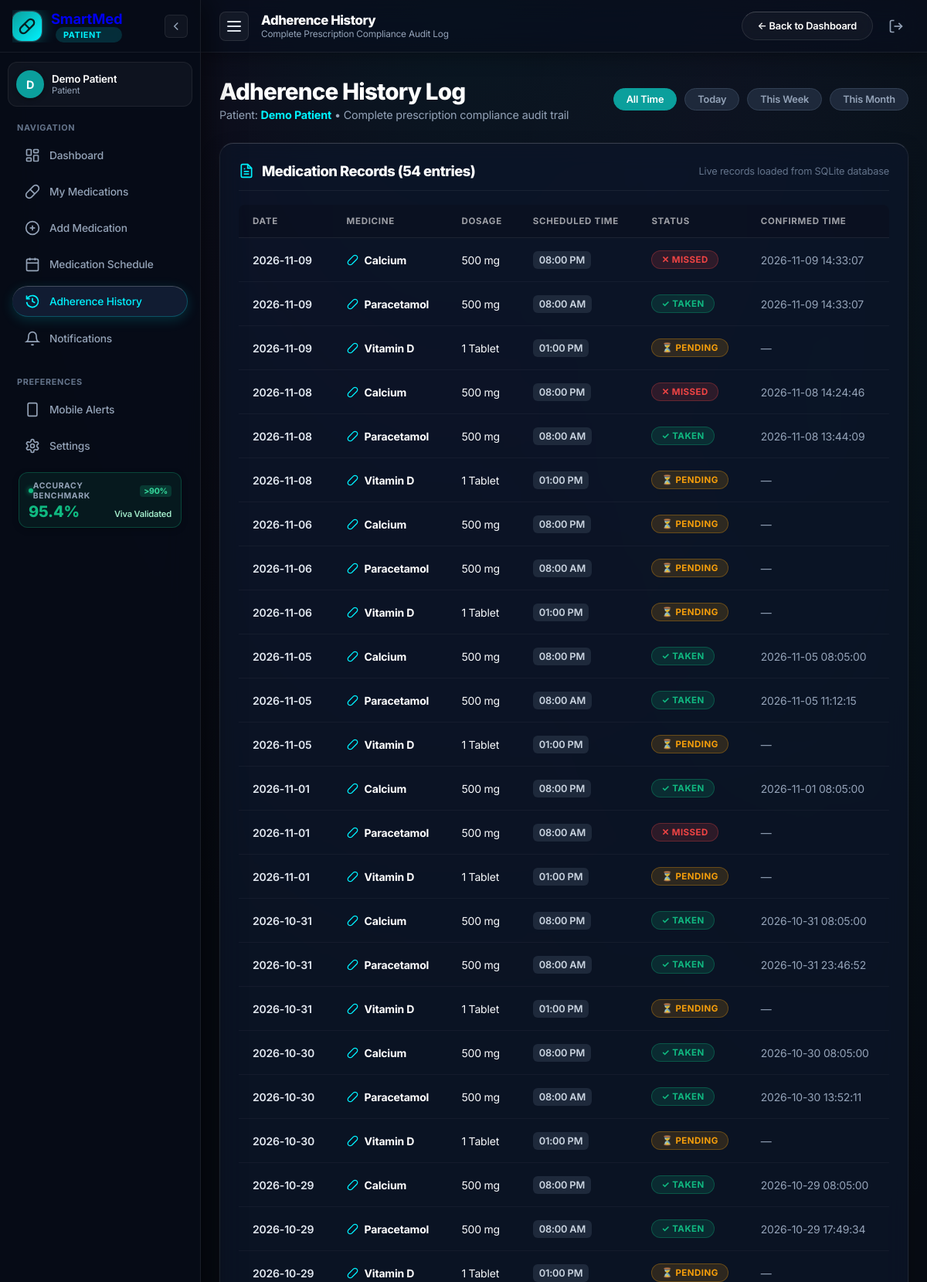
Screenshot of /history (signed in, upper part) with the database file from the repository.
### tables this page shows
CREATE TABLE adherence (
            id INTEGER PRIMARY KEY AUTOINCREMENT,
            medication_id INTEGER NOT NULL,
            scheduled_date TEXT NOT NULL,
            scheduled_time TEXT NOT NULL,
            status TEXT NOT NULL DEFAULT 'PENDING',
            confirmed_at TEXT,
            FOREIGN KEY (medication_id) REFERENCES medications(id) ON DELETE CASCADE
        );

CREATE TABLE medications (
            id INTEGER PRIMARY KEY AUTOINCREMENT,
            patient_id INTEGER NOT NULL,
            medicine_name TEXT NOT NULL,
            dosage TEXT NOT NULL,
            frequency TEXT NOT NULL,
            scheduled_time TEXT NOT NULL,
            start_date TEXT NOT NULL,
            end_date TEXT NOT NULL, instructions TEXT DEFAULT '',
            FOREIGN KEY (patient_id) REFERENCES users(id) ON DELETE CASCADE
        );

### app.py (the view)
@app.route("/history")
def history():
    if "user_id" not in session:
        return redirect(url_for("login"))
    conn = get_db()
    cursor = conn.cursor()
    if session.get("role") == "caregiver":
        req_p = request.args.get("patient_id")
        cursor.execute("""
            SELECT u.id, u.name
            FROM caregiver_patients cp
            JOIN users u ON cp.patient_id = u.id
            WHERE cp.caregiver_id = ?
        """, (session["user_id"],))
        auth_pts = cursor.fetchall()
        if not auth_pts:
            conn.close()
            return "No authorized patients assigned to your account.", 403
        if req_p:
            match = [p for p in auth_pts if p["id"] == int(req_p)]
            if not match:
                conn.close()
                return "403 Forbidden: You are not authorized to view this patient.", 403
            patient_id = match[0]["id"]
            patient_name = match[0]["name"]
        else:
            patient_id = auth_pts[0]["id"]
            patient_name = auth_pts[0]["name"]
    else:
        patient_id = session["user_id"]
        patient_name = session.get("user_name")
    filter_period = request.args.get("filter", "all")  # today, week, month, all
    today = date.today()
    query = """
        SELECT
            a.id,
            a.scheduled_date,
            a.scheduled_time,
            a.status,
            a.confirmed_at,
            m.medicine_name,
            m.dosage,
            m.frequency,
            m.instructions
        FROM adherence a
        JOIN medications m ON a.medication_id = m.id
        WHERE m.patient_id = ?
    """
    params = [patient_id]
    if filter_period == "today":
        query += " AND a.scheduled_date = ?"
        params.append(today.strftime("%Y-%m-%d"))
    elif filter_period == "week":
        week_ago = (today - timedelta(days=7)).strftime("%Y-%m-%d")
        query += " AND a.scheduled_date >= ?"
        params.append(week_ago)
    elif filter_period == "month":
        month_ago = (today - timedelta(days=30)).strftime("%Y-%m-%d")
        query += " AND a.scheduled_date >= ?"
        params.append(month_ago)
    query += " ORDER BY a.scheduled_date DESC, a.scheduled_time DESC"
    cursor.execute(query, params)
    history_records = cursor.fetchall()
    conn.close()
    return render_template(
        "history.html",
        records=history_records,
        active_filter=filter_period,
        patient_name=patient_name
    )

### app.py (called while the page is built)
def get_db():
    conn = sqlite3.connect(DATABASE_PATH)
    conn.row_factory = sqlite3.Row
    return conn

    def __call__(self, environ, start_response):
        path_info = environ.get('PATH_INFO', '')
        if path_info.startswith('/api/index'):
            subpath = path_info[len('/api/index'):]
            if not subpath or subpath == '/':
                environ['PATH_INFO'] = '/'
            else:
                environ['PATH_INFO'] = subpath if subpath.startswith('/') else ('/' + subpath)
        return self.wsgi_app(environ, start_response)

### templates/history.html (shortened to what this page needs)
<!DOCTYPE html>
<html lang="en">
<head>
  <link rel="stylesheet" href="{{ url_for('static', filename='css/style.css') }}">
</head>
<body class="app-layout">
  {% set active_page = 'history' %}
  {% include 'sidebar_partial.html' %}
  <div class="app-main-wrapper">
    <header class="app-topbar">
      <div class="topbar-left">
        <button type="button" class="hamburger-btn" id="sidebarHamburgerBtn" onclick="toggleSidebar()" aria-label="Toggle Navigation Sidebar" title="Toggle Sidebar">
          <span class="hamburger-line"></span>
          <span class="hamburger-line"></span>
          <span class="hamburger-line"></span>
        </button>
        <div class="topbar-page-info">
          <h2 class="topbar-title">Adherence History</h2>
          <span class="topbar-subtitle">Complete Prescription Compliance Audit Log</span>
        </div>
      </div>
      <div class="topbar-right">
        <a href="{{ url_for('admin_dashboard' if session.get('role') == 'admin' else ('caregiver_dashboard' if session.get('role') == 'caregiver' else 'patient_dashboard')) }}" class="btn-secondary" style="padding:6px 14px; font-size:0.8rem;">
          ← Back to Dashboard
        </a>
        <a href="{{ url_for('logout') }}" class="btn-logout" title="Sign Out">
          <svg width="20" height="20" viewBox="0 0 24 24" fill="none" stroke="currentColor" stroke-width="2">
            <path d="M9 21H5a2 2 0 0 1-2-2V5a2 2 0 0 1 2-2h4"/><polyline points="16 17 21 12 16 7"/><line x1="21" y1="12" x2="9" y2="12"/>
          </svg>
        </a>
      </div>
    </header>
    <main class="main-content">
    <div class="dashboard-header">
      <div class="header-title-box">
        <h1>Adherence History Log</h1>
        <p>Patient: <strong style="color:var(--cyan-accent);">{{ patient_name }}</strong> • Complete prescription compliance audit trail</p>
      </div>
      <div class="filter-bar">
        <a href="{{ url_for('history', filter='all') }}" class="filter-btn {{ 'active' if active_filter == 'all' else '' }}">All Time</a>
        <a href="{{ url_for('history', filter='today') }}" class="filter-btn {{ 'active' if active_filter == 'today' else '' }}">Today</a>
        <a href="{{ url_for('history', filter='week') }}" class="filter-btn {{ 'active' if active_filter == 'week' else '' }}">This Week</a>
        <a href="{{ url_for('history', filter='month') }}" class="filter-btn {{ 'active' if active_filter == 'month' else '' }}">This Month</a>
      </div>
    </div>
    <section class="section-card">
      <div class="section-header">
        <div class="section-title-box">
          <h2 class="section-title">Medication Records ({{ records|length }} entries)</h2>
        </div>
        <span style="font-size:0.8rem; color:var(--text-dim);">Live records loaded from SQLite database</span>
      </div>
      <div class="table-responsive">
        <table class="med-table">
          <thead>
            <tr>
              <th>Date</th>
              <th>Medicine</th>
              <th>Dosage</th>
              <th>Scheduled Time</th>
              <th>Status</th>
              <th>Confirmed Time</th>
            </tr>
          </thead>
          <tbody>
            {% if records %}
              {% for r in records %}
                <tr>
                  <td style="font-weight:600; color:#E2E8F0;">{{ r.scheduled_date }}</td>
                  <td>
                    <div class="med-name-cell">
                      <svg width="15" height="15" viewBox="0 0 24 24" fill="none" stroke="var(--cyan-accent)" stroke-width="2">
                        <path d="m10.5 20.5 10-10a4.95 4.95 0 1 0-7-7l-10 10a4.95 4.95 0 1 0 7 7Z"/>
                      </svg>
                      <span>{{ r.medicine_name }}</span>
                    </div>
                  </td>
                  <td>{{ r.dosage }}</td>
                  <td>
                    <span class="med-time-badge">{{ r.scheduled_time }}</span>
                  </td>
                  <td>
                    {% if r.status == 'TAKEN' %}
                      <span class="status-pill status-taken">✓ TAKEN</span>
                    {% elif r.status == 'MISSED' %}
                      <span class="status-pill status-missed">✕ MISSED</span>
                    {% else %}
                      <span class="status-pill status-pending">⏳ PENDING</span>
                    {% endif %}
                  </td>
                  <td style="font-size:0.8rem; color:var(--text-muted);">
                    {{ r.confirmed_at if r.confirmed_at else '—' }}
                  </td>
                </tr>
              {% endfor %}
            {% else %}
              <tr>
                <td colspan="6" style="text-align:center; padding:32px; color:var(--text-dim);">
                  No adherence records found for the selected time filter.
                </td>
              </tr>
            {% endif %}
          </tbody>
        </table>
      </div>
    </section>
  </main>
  </div>
</body>
</html>

### rows the page displays
adherence: scheduled_date "2026-11-09", medicine_name "Calcium", dosage "500 mg", scheduled_time "08:00 PM", status "✕ MISSED", confirmed_at "2026-11-09 14:33:07"
adherence: scheduled_date "2026-11-09", medicine_name "Paracetamol", dosage "500 mg", scheduled_time "08:00 AM", status "✓ TAKEN", confirmed_at "2026-11-09 14:33:07"
adherence: scheduled_date "2026-11-09", medicine_name "Vitamin D", dosage "1 Tablet", scheduled_time "01:00 PM", status "⏳ PENDING", confirmed_at "—"
adherence: scheduled_date "2026-11-08", medicine_name "Calcium", dosage "500 mg", scheduled_time "08:00 PM", status "✕ MISSED", confirmed_at "2026-11-08 14:24:46"
adherence: scheduled_date "2026-11-08", medicine_name "Paracetamol", dosage "500 mg", scheduled_time "08:00 AM", status "✓ TAKEN", confirmed_at "2026-11-08 13:44:09"
adherence: scheduled_date "2026-11-08", medicine_name "Vitamin D", dosage "1 Tablet", scheduled_time "01:00 PM", status "⏳ PENDING", confirmed_at "—"
adherence: scheduled_date "2026-11-06", medicine_name "Calcium", dosage "500 mg", scheduled_time "08:00 PM", status "⏳ PENDING", confirmed_at "—"
adherence: scheduled_date "2026-11-06", medicine_name "Paracetamol", dosage "500 mg", scheduled_time "08:00 AM", status "⏳ PENDING", confirmed_at "—"
adherence: scheduled_date "2026-11-06", medicine_name "Vitamin D", dosage "1 Tablet", scheduled_time "01:00 PM", status "⏳ PENDING", confirmed_at "—"
adherence: scheduled_date "2026-11-05", medicine_name "Calcium", dosage "500 mg", scheduled_time "08:00 PM", status "✓ TAKEN", confirmed_at "2026-11-05 08:05:00"
adherence: scheduled_date "2026-11-05", medicine_name "Paracetamol", dosage "500 mg", scheduled_time "08:00 AM", status "✓ TAKEN", confirmed_at "2026-11-05 11:12:15"
adherence: scheduled_date "2026-11-05", medicine_name "Vitamin D", dosage "1 Tablet", scheduled_time "01:00 PM", status "⏳ PENDING", confirmed_at "—"
adherence: scheduled_date "2026-11-01", medicine_name "Calcium", dosage "500 mg", scheduled_time "08:00 PM", status "✓ TAKEN", confirmed_at "2026-11-01 08:05:00"
adherence: scheduled_date "2026-11-01", medicine_name "Paracetamol", dosage "500 mg", scheduled_time "08:00 AM", status "✕ MISSED", confirmed_at "—"
adherence: scheduled_date "2026-11-01", medicine_name "Vitamin D", dosage "1 Tablet", scheduled_time "01:00 PM", status "⏳ PENDING", confirmed_at "—"
adherence: scheduled_date "2026-10-31", medicine_name "Calcium", dosage "500 mg", scheduled_time "08:00 PM", status "✓ TAKEN", confirmed_at "2026-10-31 08:05:00"
adherence: scheduled_date "2026-10-31", medicine_name "Paracetamol", dosage "500 mg", scheduled_time "08:00 AM", status "✓ TAKEN", confirmed_at "2026-10-31 23:46:52"
adherence: scheduled_date "2026-10-31", medicine_name "Vitamin D", dosage "1 Tablet", scheduled_time "01:00 PM", status "⏳ PENDING", confirmed_at "—"
adherence: scheduled_date "2026-10-30", medicine_name "Calcium", dosage "500 mg", scheduled_time "08:00 PM", status "✓ TAKEN", confirmed_at "2026-10-30 08:05:00"
adherence: scheduled_date "2026-10-30", medicine_name "Paracetamol", dosage "500 mg", scheduled_time "08:00 AM", status "✓ TAKEN", confirmed_at "2026-10-30 13:52:11"
adherence: scheduled_date "2026-10-30", medicine_name "Vitamin D", dosage "1 Tablet", scheduled_time "01:00 PM", status "⏳ PENDING", confirmed_at "—"
adherence: scheduled_date "2026-10-29", medicine_name "Calcium", dosage "500 mg", scheduled_time "08:00 PM", status "✓ TAKEN", confirmed_at "2026-10-29 08:05:00"
adherence: scheduled_date "2026-10-29", medicine_name "Paracetamol", dosage "500 mg", scheduled_time "08:00 AM", status "✓ TAKEN", confirmed_at "2026-10-29 17:49:34"
adherence: scheduled_date "2026-10-29", medicine_name "Vitamin D", dosage "1 Tablet", scheduled_time "01:00 PM", status "⏳ PENDING", confirmed_at "—"

### other values shown
{{ (session.get('user_name') or 'U')[0] | upper }} "D"
{{ session.get('user_name', 'Authorized User') }} "Demo Patient"
{{ session.get('role', 'patient') | capitalize }} "Patient"
{{ patient_name }} "Demo Patient"
{{ records|length }} "54"
